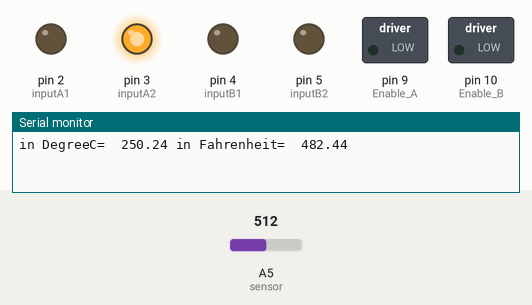
Simulated run of this sketch. Board: Arduino Uno, built with avr-gcc and run on an emulated ATmega328P. Shown: switched loads named in the sketch (green lamp = pin HIGH), output pins drawn as LEDs (lit = HIGH), the last lines printed to the serial monitor. The inputs (shaded band) are chosen by the test bench; at power-on: A5 (sensor) = 512.

Above: at 4.05 s.
At 16.05 s:
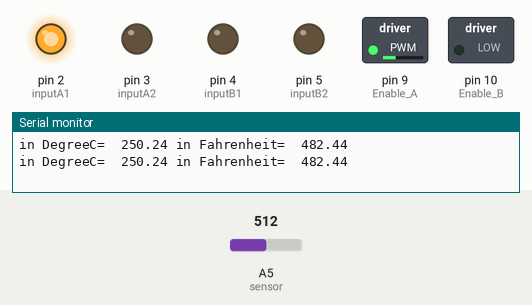
At 19.2 s:
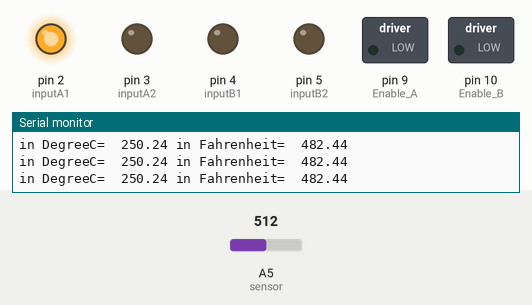
At 34.5 s:
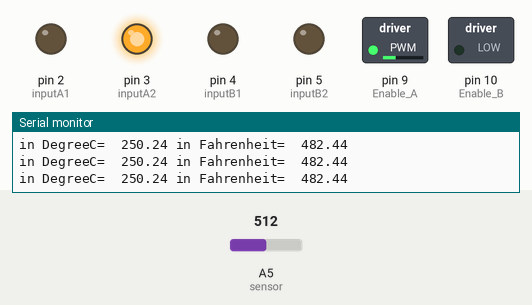
Timing chart, 0 to 43.7 s (numbered marks = the images above):
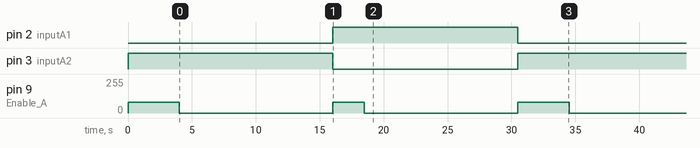

Measured:
- by itself, pin 2 (inputA1): alternates HIGH for 14.5 s and LOW for 16.0 s
- by itself, pin 3 (inputA2): alternates HIGH for 16.0 s and LOW for 14.5 s
- by itself, pin 9 (Enable_A): repeats every 30.5 s: 80/255 2.5 s, 0/255 12.0 s, 80/255 4.0 s, 0/255 12.0 s

The sketch:

irrigation.ino
```cpp
// Include NewPing Library
#include "NewPing.h"
//#include <SoftwareSerial.h>
//SoftwareSerial BTserial(1, 0); // RX | TX

const long baudRate = 9600;

const int Enable_A = 9;
const int Enable_B = 10;
const int inputA1 = 2;
const int inputA2 = 3;
const int inputB1 = 4;
const int inputB2 = 5;


const int sensor=A5; // Assigning analog pin A5 to variable 'sensor'
float tempc; //variable to store temperature in degree Celsius
float tempf; //variable to store temperature in Fahreinheit
float vout; //temporary variable to hold sensor reading

int val = 0; // = LOW, HIGH and LOW
int i = 0; // = Count
int j = 0; // = Count2
int delayi = 6000; // Wait duration
int maxi = 2; // = max incremental count
int speed1=80;
int maxdur1=2500; // maximum working duration
int maxdur2=4000; // maximum working duration
// the setup function runs once when you press reset or power the board
void setup() {
  Serial.begin(9600);
  pinMode(sensor,INPUT); // Configuring sensor pin as input

pinMode(Enable_A, OUTPUT);
pinMode(Enable_B, OUTPUT);
pinMode(inputA1, OUTPUT);
pinMode(inputA2, OUTPUT);
pinMode(inputB1, OUTPUT);
pinMode(inputB2, OUTPUT);

//---- A enable and B disable------//
digitalWrite(Enable_A, HIGH);
digitalWrite(Enable_B, LOW);
//----------Disable motors-----------//
digitalWrite(inputA1, LOW);
digitalWrite(inputA2, LOW);
digitalWrite(inputB1 , LOW);
digitalWrite(inputB2, LOW);
        val = LOW ;


////----------Speed up----------//
//for(j = 0; j < 150; j++)
//{
//analogWrite(Enable_A, j);
//            Serial.print(j);
//            Serial.println();
//delay(40);
//}
////----------Speed Down----------//
//for(j = 150; j > 0; j--)
//{
//analogWrite(Enable_A, j);
//            Serial.print(j);
//            Serial.println();
//delay(40);
//}

//analogWrite(Enable_A, speed1);
            analogWrite(Enable_A, speed1);
            digitalWrite(inputA1, LOW);
            digitalWrite(inputA2, HIGH);

              val = HIGH ;
             delay(maxdur2);
              analogWrite(Enable_A, LOW);
}
// the loop function runs over and over again forever
void loop() {


        oneCycle(); // Do something
        delay(delayi);


} // void loop


void oneCycle() { // Do something with the results.

    if (i >= maxi ) {

          switch(val) {
            case HIGH:
            analogWrite(Enable_A, speed1);
            digitalWrite(inputA1, HIGH);
            digitalWrite(inputA2, LOW);

              val = LOW ;
              delay(maxdur1);
              analogWrite(Enable_A, LOW);
              break;
            case LOW:
            analogWrite(Enable_A, speed1);
            digitalWrite(inputA1, LOW);
            digitalWrite(inputA2, HIGH);

              val = HIGH ;
             delay(maxdur2);
              analogWrite(Enable_A, LOW);

              break;
            default:
            analogWrite(Enable_A, speed1);
            digitalWrite(inputA1, LOW);
            digitalWrite(inputA2, HIGH);

              val = HIGH ;
             delay(maxdur2);
              analogWrite(Enable_A, LOW);

          }
    i=0;
    } // if (i >= maxi )
i=i+1;

            vout=analogRead(sensor); //Reading the value from sensor
            vout=(vout*500)/1023;
            tempc=vout; // Storing value in Degree Celsius
            tempf=(vout*1.8)+32; // Converting to Fahrenheit
            Serial.print("in DegreeC=");
            Serial.print("\t");
            Serial.print(tempc);
            Serial.print(" ");
            Serial.print("in Fahrenheit=");
            Serial.print("\t");
            Serial.print(tempf);
            Serial.println();

  //Serial.println();
}
```
